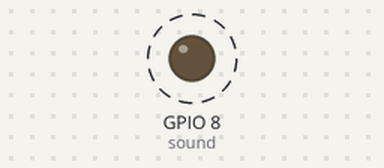
The program below on a simulated Raspberry Pi (BCM pin numbers). On the bench: output pins drawn as LEDs (lit = HIGH). Dashed ring = blinking.

Above: at 0.2 s.
Timing chart, 0 to 3.0 s (numbered marks = the images above):
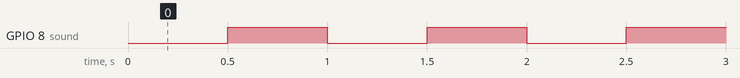

Measured:
- by itself, GPIO 8 (sound): alternates HIGH for 0.50 s and LOW for 0.50 s

The program:

sound.py
```python
# -*- coding:UTF-8 -*-

import RPi.GPIO as GPIO
import time

#RGB三色灯引脚定义
sound=8

#设置RGB三色灯为BCM编码方式
GPIO.setmode(GPIO.BCM)
GPIO.setwarnings(False)

#RGB三色灯设置为输出模式
GPIO.setup(sound, GPIO.OUT)

#循环显示7种不同的颜色s
try:
    while True:
        GPIO.output(sound,GPIO.LOW)
        time.sleep(0.5)
        GPIO.output(sound,GPIO.HIGH)
        time.sleep(0.5)

except:
    print "except"
#使用try except语句，当CTRL+C结束进程时会触发异常后
#会执行gpio.cleanup()语句清除GPIO管脚的状态
GPIO.cleanup()
```
